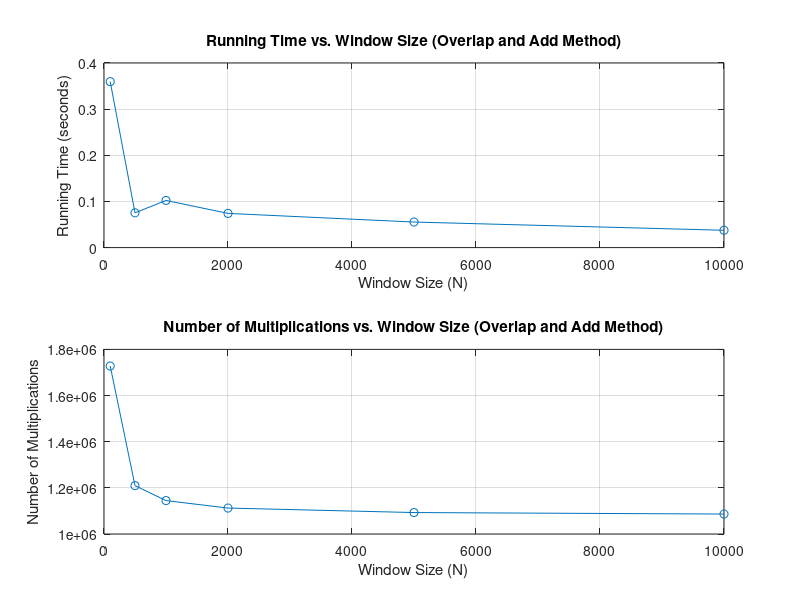

Recreate this plot in MATLAB.
% Load the .mat files
data_x = load('sig_x.mat');
data_filter2 = load('filter_2.mat');

% Extract the signal and the filter
x = data_x.x;
h1 = data_filter2.xx;

% Lengths of the signal and filter
len_x = length(x);
len_h = length(h1);

% Define the range of window sizes to test
window_sizes = [100, 500, 1000, 2000, 5000, 10000];

% Initialize arrays to store the running times and number of operations
running_times = zeros(size(window_sizes));
num_multiplications = zeros(size(window_sizes));

% Loop over each window size
for idx = 1:length(window_sizes)
    % Get the current window size
    N = window_sizes(idx);
    
    % The length of the resulting convolution
    len_y = len_x + len_h - 1;

    % Number of segments
    num_segments = ceil(len_x / N);

    % Initialize the resulting convolution array
    y = zeros(1, len_y);

    % Initialize counter for multiplications
    total_multiplications = 0;

    % Measure the running time of the convolution process
    tic;
    
    % Perform the Overlap and Add method
    for m = 0:num_segments-1
        % Define the segment xm[n]
        start_idx = m * N + 1;
        end_idx = min((m + 1) * N, len_x);
        xm = zeros(1, N);
        xm(1:(end_idx - start_idx + 1)) = x(start_idx:end_idx);
        
        % Zero-padding to the segment
        xm_padded = [xm, zeros(1, len_h - 1)];
        
        % Perform FFT on the segment and filter
        X = fft(xm_padded, N + len_h - 1);
        H1 = fft(h1, N + len_h - 1);
        
        % Perform circular convolution in the frequency domain
        Y_segment = X .* H1;
        
        % Inverse FFT to get the time-domain result
        y_segment = ifft(Y_segment);
        
        % Determine the range of indices for overlap and add
        range_start = start_idx;
        range_end = start_idx + length(y_segment) - 1;
        
        % Overlap and add
        y(range_start:range_end) = y(range_start:range_end) + y_segment;
        
        % Update total multiplication counts
        total_multiplications = total_multiplications + 4 * (N + len_h - 1); % Assuming complex multiplication as 4 real multiplications
    end
    
    running_times(idx) = toc;
    num_multiplications(idx) = total_multiplications; % Total multiplications
end

% Plot the running time vs. window size
figure;
subplot(2, 1, 1);
plot(window_sizes, running_times, '-o');
title('Running Time vs. Window Size (Overlap and Add Method)');
xlabel('Window Size (N)');
ylabel('Running Time (seconds)');
grid on;

% Plot the number of multiplications vs. window size
subplot(2, 1, 2);
plot(window_sizes, num_multiplications, '-o');
title('Number of Multiplications vs. Window Size (Overlap and Add Method)');
xlabel('Window Size (N)');
ylabel('Number of Multiplications');
grid on;

% Display the number of multiplications and running times
disp('Window Sizes:');
disp(window_sizes);
disp('Running Times (seconds):');
disp(running_times);
disp('Number of Multiplications:');
disp(num_multiplications);
